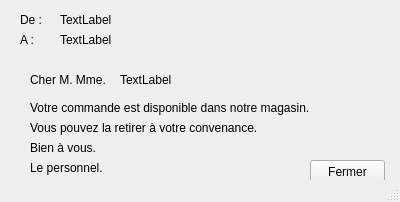
<?xml version="1.0" encoding="UTF-8"?>
<ui version="4.0">
 <class>MainMail</class>
 <widget class="QMainWindow" name="MainMail">
  <property name="geometry">
   <rect>
    <x>0</x>
    <y>0</y>
    <width>400</width>
    <height>202</height>
   </rect>
  </property>
  <property name="windowTitle">
   <string>Commande.</string>
  </property>
  <widget class="QWidget" name="centralWidget">
   <widget class="QLabel" name="label">
    <property name="geometry">
     <rect>
      <x>30</x>
      <y>70</y>
      <width>81</width>
      <height>20</height>
     </rect>
    </property>
    <property name="text">
     <string>Cher M. Mme.  </string>
    </property>
   </widget>
   <widget class="QLabel" name="labelClient1">
    <property name="geometry">
     <rect>
      <x>120</x>
      <y>70</y>
      <width>80</width>
      <height>20</height>
     </rect>
    </property>
    <property name="text">
     <string>TextLabel</string>
    </property>
   </widget>
   <widget class="QLabel" name="label_3">
    <property name="geometry">
     <rect>
      <x>30</x>
      <y>100</y>
      <width>380</width>
      <height>16</height>
     </rect>
    </property>
    <property name="text">
     <string>Votre commande est disponible dans notre magasin.</string>
    </property>
   </widget>
   <widget class="QLabel" name="label_5">
    <property name="geometry">
     <rect>
      <x>30</x>
      <y>120</y>
      <width>291</width>
      <height>16</height>
     </rect>
    </property>
    <property name="text">
     <string>Vous pouvez la retirer à votre convenance.</string>
    </property>
   </widget>
   <widget class="QLabel" name="label_6">
    <property name="geometry">
     <rect>
      <x>30</x>
      <y>140</y>
      <width>161</width>
      <height>16</height>
     </rect>
    </property>
    <property name="text">
     <string>Bien à vous.</string>
    </property>
   </widget>
   <widget class="QLabel" name="label_7">
    <property name="geometry">
     <rect>
      <x>30</x>
      <y>160</y>
      <width>81</width>
      <height>16</height>
     </rect>
    </property>
    <property name="text">
     <string>Le personnel.</string>
    </property>
   </widget>
   <widget class="QPushButton" name="pushButton">
    <property name="geometry">
     <rect>
      <x>310</x>
      <y>160</y>
      <width>75</width>
      <height>23</height>
     </rect>
    </property>
    <property name="text">
     <string>Fermer</string>
    </property>
   </widget>
   <widget class="QLabel" name="label_4">
    <property name="geometry">
     <rect>
      <x>20</x>
      <y>10</y>
      <width>30</width>
      <height>20</height>
     </rect>
    </property>
    <property name="text">
     <string>De :</string>
    </property>
   </widget>
   <widget class="QLabel" name="label_8">
    <property name="geometry">
     <rect>
      <x>20</x>
      <y>30</y>
      <width>30</width>
      <height>20</height>
     </rect>
    </property>
    <property name="text">
     <string>A :</string>
    </property>
   </widget>
   <widget class="QLabel" name="labelMagasin">
    <property name="geometry">
     <rect>
      <x>60</x>
      <y>10</y>
      <width>80</width>
      <height>20</height>
     </rect>
    </property>
    <property name="text">
     <string>TextLabel</string>
    </property>
   </widget>
   <widget class="QLabel" name="labelClient">
    <property name="geometry">
     <rect>
      <x>60</x>
      <y>30</y>
      <width>80</width>
      <height>20</height>
     </rect>
    </property>
    <property name="text">
     <string>TextLabel</string>
    </property>
   </widget>
  </widget>
  <widget class="QStatusBar" name="statusBar"/>
 </widget>
 <layoutdefault spacing="6" margin="11"/>
 <resources/>
 <connections/>
</ui>
